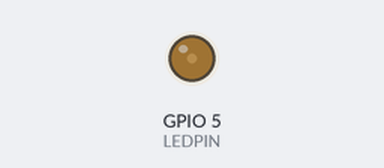
The sketch below on a simulated ESP32. Parts: output pins drawn as LEDs (lit = HIGH).

Above: at 0.05 s.
At 1.5 s:
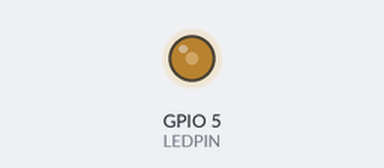
At 3.0 s:
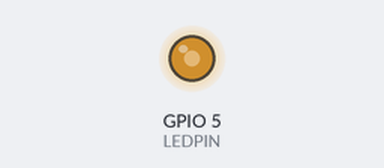
At 6.0 s:
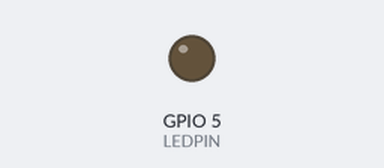
Timing chart, 0 to 7.8 s (numbered marks = the images above):
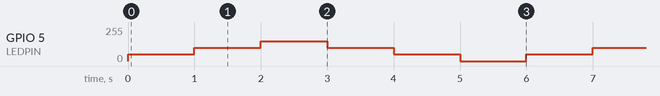

Measured:
- by itself, GPIO 5 (LEDPIN): repeats every 6.0 s: 100/255 1.0 s, 149/255 1.0 s, 100/255 1.0 s, 50/255 1.0 s, 0/255 1.0 s, 50/255 1.0 s

The sketch:

sketch_aug29b.ino
```cpp
#define LEDPIN 5
#define LEDCHANNEL 1
#define LEDFREQ 5000
#define LEDRESOLUTION 8

// PWM DutyCycle
int low_brightness = 0;
int high_brightness = 150;
int current_brightness = low_brightness;
bool increasing = true;
void setup() {
  ledcSetup(LEDCHANNEL, LEDFREQ, LEDRESOLUTION);
  ledcAttachPin(LEDPIN, LEDCHANNEL);
  ledcWrite(LEDCHANNEL, current_brightness);
}

void loop() {
  if (increasing) {
    current_brightness += 50;
  } else {
    current_brightness -= 50;
  }
  ledcWrite(LEDCHANNEL, current_brightness);
  delay(1000);

  if (current_brightness == high_brightness) {
    increasing = false;
  } else if (current_brightness == low_brightness) {
    increasing  = true;
  }
}
```
